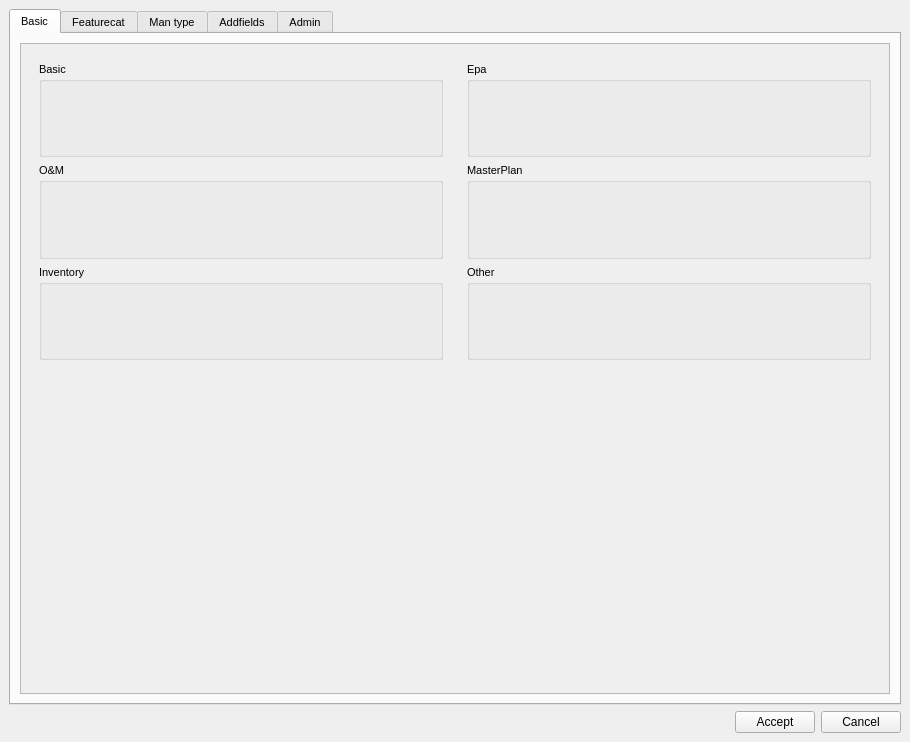
<?xml version="1.0" encoding="UTF-8"?>
<ui version="4.0">
 <class>dlg_config</class>
 <widget class="QMainWindow" name="dlg_config">
  <property name="geometry">
   <rect>
    <x>0</x>
    <y>0</y>
    <width>910</width>
    <height>742</height>
   </rect>
  </property>
  <property name="minimumSize">
   <size>
    <width>0</width>
    <height>0</height>
   </size>
  </property>
  <property name="windowTitle">
   <string>Config</string>
  </property>
  <widget class="QWidget" name="centralwidget">
   <layout class="QGridLayout" name="gridLayout">
    <item row="1" column="0">
     <layout class="QGridLayout" name="lyt_buttons">
      <property name="topMargin">
       <number>0</number>
      </property>
      <item row="0" column="0">
       <spacer name="horizontalSpacer">
        <property name="orientation">
         <enum>Qt::Horizontal</enum>
        </property>
        <property name="sizeHint" stdset="0">
         <size>
          <width>40</width>
          <height>20</height>
         </size>
        </property>
       </spacer>
      </item>
      <item row="0" column="1">
       <widget class="QPushButton" name="btn_accept">
        <property name="text">
         <string>Accept</string>
        </property>
       </widget>
      </item>
      <item row="0" column="2">
       <widget class="QPushButton" name="btn_cancel">
        <property name="text">
         <string>Cancel</string>
        </property>
       </widget>
      </item>
     </layout>
    </item>
    <item row="0" column="0">
     <widget class="QTabWidget" name="tab_main">
      <property name="enabled">
       <bool>true</bool>
      </property>
      <property name="sizePolicy">
       <sizepolicy hsizetype="Expanding" vsizetype="Expanding">
        <horstretch>0</horstretch>
        <verstretch>0</verstretch>
       </sizepolicy>
      </property>
      <property name="font">
       <font>
        <pointsize>8</pointsize>
        <weight>50</weight>
        <bold>false</bold>
       </font>
      </property>
      <property name="toolTip">
       <string/>
      </property>
      <property name="tabShape">
       <enum>QTabWidget::Rounded</enum>
      </property>
      <property name="currentIndex">
       <number>0</number>
      </property>
      <widget class="QWidget" name="tab_basic">
       <attribute name="title">
        <string>Basic</string>
       </attribute>
       <layout class="QHBoxLayout" name="horizontalLayout_6">
        <item>
         <widget class="QScrollArea" name="scrollArea_2">
          <property name="sizePolicy">
           <sizepolicy hsizetype="Preferred" vsizetype="Preferred">
            <horstretch>0</horstretch>
            <verstretch>0</verstretch>
           </sizepolicy>
          </property>
          <property name="widgetResizable">
           <bool>true</bool>
          </property>
          <widget class="QWidget" name="scrollAreaWidgetContents_2">
           <property name="geometry">
            <rect>
             <x>0</x>
             <y>0</y>
             <width>866</width>
             <height>647</height>
            </rect>
           </property>
           <layout class="QGridLayout" name="gridLayout_2">
            <item row="0" column="1">
             <widget class="QFrame" name="frame">
              <property name="frameShape">
               <enum>QFrame::NoFrame</enum>
              </property>
              <property name="frameShadow">
               <enum>QFrame::Raised</enum>
              </property>
              <layout class="QGridLayout" name="gridLayout_22">
               <item row="2" column="0">
                <widget class="QGroupBox" name="grb_other">
                 <property name="title">
                  <string>Other</string>
                 </property>
                 <layout class="QGridLayout" name="gridLayout_15">
                  <item row="0" column="0">
                   <layout class="QGridLayout" name="lyt_other"/>
                  </item>
                  <item row="1" column="0">
                   <spacer name="verticalSpacer_23">
                    <property name="orientation">
                     <enum>Qt::Vertical</enum>
                    </property>
                    <property name="sizeHint" stdset="0">
                     <size>
                      <width>20</width>
                      <height>40</height>
                     </size>
                    </property>
                   </spacer>
                  </item>
                 </layout>
                </widget>
               </item>
               <item row="1" column="0">
                <widget class="QGroupBox" name="grb_masterplan">
                 <property name="title">
                  <string>MasterPlan</string>
                 </property>
                 <layout class="QGridLayout" name="gridLayout_13">
                  <item row="0" column="0">
                   <layout class="QGridLayout" name="lyt_masterplan"/>
                  </item>
                  <item row="1" column="0">
                   <spacer name="verticalSpacer_21">
                    <property name="orientation">
                     <enum>Qt::Vertical</enum>
                    </property>
                    <property name="sizeHint" stdset="0">
                     <size>
                      <width>20</width>
                      <height>40</height>
                     </size>
                    </property>
                   </spacer>
                  </item>
                 </layout>
                </widget>
               </item>
               <item row="0" column="0">
                <widget class="QGroupBox" name="grb_edit">
                 <property name="sizePolicy">
                  <sizepolicy hsizetype="Preferred" vsizetype="Preferred">
                   <horstretch>0</horstretch>
                   <verstretch>0</verstretch>
                  </sizepolicy>
                 </property>
                 <property name="title">
                  <string>Epa</string>
                 </property>
                 <layout class="QGridLayout" name="gridLayout_11">
                  <item row="0" column="0">
                   <layout class="QGridLayout" name="lyt_epa"/>
                  </item>
                  <item row="1" column="0">
                   <spacer name="verticalSpacer_19">
                    <property name="orientation">
                     <enum>Qt::Vertical</enum>
                    </property>
                    <property name="sizeHint" stdset="0">
                     <size>
                      <width>20</width>
                      <height>40</height>
                     </size>
                    </property>
                   </spacer>
                  </item>
                 </layout>
                </widget>
               </item>
              </layout>
             </widget>
            </item>
            <item row="0" column="0">
             <widget class="QFrame" name="frame_2">
              <property name="frameShape">
               <enum>QFrame::NoFrame</enum>
              </property>
              <property name="frameShadow">
               <enum>QFrame::Raised</enum>
              </property>
              <layout class="QGridLayout" name="gridLayout_16">
               <item row="0" column="0">
                <widget class="QGroupBox" name="grb_basic">
                 <property name="title">
                  <string>Basic</string>
                 </property>
                 <layout class="QGridLayout" name="gridLayout_12">
                  <item row="0" column="0">
                   <layout class="QGridLayout" name="lyt_basic"/>
                  </item>
                  <item row="1" column="0">
                   <spacer name="verticalSpacer_18">
                    <property name="orientation">
                     <enum>Qt::Vertical</enum>
                    </property>
                    <property name="sizeHint" stdset="0">
                     <size>
                      <width>20</width>
                      <height>40</height>
                     </size>
                    </property>
                   </spacer>
                  </item>
                 </layout>
                </widget>
               </item>
               <item row="1" column="0">
                <widget class="QGroupBox" name="grb_om">
                 <property name="title">
                  <string>O&amp;&amp;M</string>
                 </property>
                 <layout class="QGridLayout" name="gridLayout_10">
                  <item row="0" column="0">
                   <layout class="QGridLayout" name="lyt_om"/>
                  </item>
                  <item row="1" column="0">
                   <spacer name="verticalSpacer_20">
                    <property name="orientation">
                     <enum>Qt::Vertical</enum>
                    </property>
                    <property name="sizeHint" stdset="0">
                     <size>
                      <width>20</width>
                      <height>40</height>
                     </size>
                    </property>
                   </spacer>
                  </item>
                 </layout>
                </widget>
               </item>
               <item row="2" column="0">
                <widget class="QGroupBox" name="grb_inventory">
                 <property name="title">
                  <string>Inventory</string>
                 </property>
                 <layout class="QGridLayout" name="gridLayout_14">
                  <item row="0" column="0">
                   <layout class="QGridLayout" name="lyt_inventory"/>
                  </item>
                  <item row="1" column="0">
                   <spacer name="verticalSpacer_22">
                    <property name="orientation">
                     <enum>Qt::Vertical</enum>
                    </property>
                    <property name="sizeHint" stdset="0">
                     <size>
                      <width>20</width>
                      <height>40</height>
                     </size>
                    </property>
                   </spacer>
                  </item>
                 </layout>
                </widget>
               </item>
              </layout>
             </widget>
            </item>
            <item row="1" column="0" colspan="2">
             <spacer name="verticalSpacer">
              <property name="orientation">
               <enum>Qt::Vertical</enum>
              </property>
              <property name="sizeHint" stdset="0">
               <size>
                <width>20</width>
                <height>40</height>
               </size>
              </property>
             </spacer>
            </item>
           </layout>
          </widget>
         </widget>
        </item>
       </layout>
      </widget>
      <widget class="QWidget" name="tab_featurecat">
       <attribute name="title">
        <string>Featurecat</string>
       </attribute>
       <layout class="QHBoxLayout" name="horizontalLayout_7">
        <item>
         <widget class="QScrollArea" name="scrollArea">
          <property name="sizePolicy">
           <sizepolicy hsizetype="Preferred" vsizetype="Preferred">
            <horstretch>0</horstretch>
            <verstretch>0</verstretch>
           </sizepolicy>
          </property>
          <property name="widgetResizable">
           <bool>true</bool>
          </property>
          <widget class="QWidget" name="scrollAreaWidgetContents">
           <property name="geometry">
            <rect>
             <x>0</x>
             <y>0</y>
             <width>866</width>
             <height>647</height>
            </rect>
           </property>
           <layout class="QGridLayout" name="gridLayout_3">
            <item row="3" column="2">
             <widget class="QFrame" name="frame_8">
              <property name="frameShape">
               <enum>QFrame::NoFrame</enum>
              </property>
              <property name="frameShadow">
               <enum>QFrame::Raised</enum>
              </property>
              <layout class="QGridLayout" name="gridLayout_4">
               <item row="1" column="0">
                <widget class="QGroupBox" name="grb_connec">
                 <property name="title">
                  <string>Connec</string>
                 </property>
                 <layout class="QGridLayout" name="gridLayout_20">
                  <item row="0" column="0">
                   <layout class="QGridLayout" name="lyt_connec"/>
                  </item>
                 </layout>
                </widget>
               </item>
               <item row="0" column="0">
                <widget class="QGroupBox" name="grb_arc">
                 <property name="title">
                  <string>Arc</string>
                 </property>
                 <layout class="QGridLayout" name="gridLayout_9">
                  <item row="0" column="0">
                   <layout class="QGridLayout" name="lyt_arc"/>
                  </item>
                 </layout>
                </widget>
               </item>
               <item row="3" column="0">
                <widget class="QGroupBox" name="grb_gully">
                 <property name="title">
                  <string>Gully</string>
                 </property>
                 <layout class="QGridLayout" name="gridLayout_17">
                  <item row="0" column="0">
                   <layout class="QGridLayout" name="lyt_gully"/>
                  </item>
                 </layout>
                </widget>
               </item>
               <item row="2" column="0">
                <widget class="QGroupBox" name="grb_utils">
                 <property name="title">
                  <string>Utils</string>
                 </property>
                 <layout class="QGridLayout" name="gridLayout_21">
                  <item row="0" column="0">
                   <layout class="QGridLayout" name="lyt_utils"/>
                  </item>
                 </layout>
                </widget>
               </item>
               <item row="4" column="0">
                <spacer name="verticalSpacer_14">
                 <property name="orientation">
                  <enum>Qt::Vertical</enum>
                 </property>
                 <property name="sizeHint" stdset="0">
                  <size>
                   <width>20</width>
                   <height>40</height>
                  </size>
                 </property>
                </spacer>
               </item>
              </layout>
             </widget>
            </item>
            <item row="3" column="1">
             <widget class="QFrame" name="frame_3">
              <property name="frameShape">
               <enum>QFrame::NoFrame</enum>
              </property>
              <property name="frameShadow">
               <enum>QFrame::Raised</enum>
              </property>
              <layout class="QGridLayout" name="gridLayout_23">
               <item row="0" column="0" rowspan="2">
                <widget class="QGroupBox" name="grb_node">
                 <property name="title">
                  <string>Node</string>
                 </property>
                 <layout class="QGridLayout" name="gridLayout_19">
                  <item row="0" column="0">
                   <layout class="QGridLayout" name="lyt_node"/>
                  </item>
                 </layout>
                </widget>
               </item>
               <item row="2" column="0">
                <spacer name="verticalSpacer_15">
                 <property name="orientation">
                  <enum>Qt::Vertical</enum>
                 </property>
                 <property name="sizeHint" stdset="0">
                  <size>
                   <width>20</width>
                   <height>40</height>
                  </size>
                 </property>
                </spacer>
               </item>
              </layout>
             </widget>
            </item>
            <item row="4" column="1" colspan="2">
             <spacer name="verticalSpacer_2">
              <property name="orientation">
               <enum>Qt::Vertical</enum>
              </property>
              <property name="sizeHint" stdset="0">
               <size>
                <width>20</width>
                <height>40</height>
               </size>
              </property>
             </spacer>
            </item>
           </layout>
          </widget>
         </widget>
        </item>
       </layout>
      </widget>
      <widget class="QWidget" name="tab_mantype">
       <attribute name="title">
        <string>Man type</string>
       </attribute>
       <layout class="QGridLayout" name="gridLayout_5">
        <item row="0" column="0">
         <widget class="QScrollArea" name="scrollArea_6">
          <property name="widgetResizable">
           <bool>true</bool>
          </property>
          <widget class="QWidget" name="scrollAreaWidgetContents_6">
           <property name="geometry">
            <rect>
             <x>0</x>
             <y>0</y>
             <width>866</width>
             <height>647</height>
            </rect>
           </property>
           <layout class="QGridLayout" name="gridLayout_36">
            <item row="0" column="0">
             <widget class="QFrame" name="frame_4">
              <property name="frameShape">
               <enum>QFrame::NoFrame</enum>
              </property>
              <property name="frameShadow">
               <enum>QFrame::Raised</enum>
              </property>
              <layout class="QGridLayout" name="gridLayout_28">
               <item row="1" column="0">
                <widget class="QGroupBox" name="grb_location_type">
                 <property name="title">
                  <string>Location type</string>
                 </property>
                 <layout class="QGridLayout" name="gridLayout_25">
                  <item row="0" column="0">
                   <layout class="QGridLayout" name="lyt_location_type"/>
                  </item>
                  <item row="1" column="0">
                   <spacer name="verticalSpacer_12">
                    <property name="orientation">
                     <enum>Qt::Vertical</enum>
                    </property>
                    <property name="sizeHint" stdset="0">
                     <size>
                      <width>20</width>
                      <height>40</height>
                     </size>
                    </property>
                   </spacer>
                  </item>
                 </layout>
                </widget>
               </item>
               <item row="0" column="0">
                <widget class="QGroupBox" name="grb_fluid_type">
                 <property name="title">
                  <string>Fluid type</string>
                 </property>
                 <layout class="QGridLayout" name="gridLayout_24">
                  <item row="0" column="0">
                   <layout class="QGridLayout" name="lyt_fluid_type"/>
                  </item>
                  <item row="1" column="0">
                   <spacer name="verticalSpacer_10">
                    <property name="orientation">
                     <enum>Qt::Vertical</enum>
                    </property>
                    <property name="sizeHint" stdset="0">
                     <size>
                      <width>20</width>
                      <height>40</height>
                     </size>
                    </property>
                   </spacer>
                  </item>
                 </layout>
                </widget>
               </item>
              </layout>
             </widget>
            </item>
            <item row="0" column="1">
             <widget class="QFrame" name="frame_5">
              <property name="frameShape">
               <enum>QFrame::NoFrame</enum>
              </property>
              <property name="frameShadow">
               <enum>QFrame::Raised</enum>
              </property>
              <layout class="QGridLayout" name="gridLayout_33">
               <item row="1" column="0">
                <widget class="QGroupBox" name="grb_function_type">
                 <property name="title">
                  <string>Function type</string>
                 </property>
                 <layout class="QGridLayout" name="gridLayout_26">
                  <item row="0" column="0">
                   <layout class="QGridLayout" name="lyt_function_type"/>
                  </item>
                  <item row="1" column="0">
                   <spacer name="verticalSpacer_13">
                    <property name="orientation">
                     <enum>Qt::Vertical</enum>
                    </property>
                    <property name="sizeHint" stdset="0">
                     <size>
                      <width>20</width>
                      <height>40</height>
                     </size>
                    </property>
                   </spacer>
                  </item>
                 </layout>
                </widget>
               </item>
               <item row="0" column="0">
                <widget class="QGroupBox" name="grb_category_type">
                 <property name="title">
                  <string>Category type</string>
                 </property>
                 <layout class="QGridLayout" name="gridLayout_27">
                  <item row="0" column="0">
                   <layout class="QGridLayout" name="lyt_category_type"/>
                  </item>
                  <item row="1" column="0">
                   <spacer name="verticalSpacer_11">
                    <property name="orientation">
                     <enum>Qt::Vertical</enum>
                    </property>
                    <property name="sizeHint" stdset="0">
                     <size>
                      <width>20</width>
                      <height>40</height>
                     </size>
                    </property>
                   </spacer>
                  </item>
                 </layout>
                </widget>
               </item>
              </layout>
             </widget>
            </item>
            <item row="1" column="0" colspan="2">
             <spacer name="verticalSpacer_3">
              <property name="orientation">
               <enum>Qt::Vertical</enum>
              </property>
              <property name="sizeHint" stdset="0">
               <size>
                <width>20</width>
                <height>40</height>
               </size>
              </property>
             </spacer>
            </item>
           </layout>
          </widget>
         </widget>
        </item>
       </layout>
      </widget>
      <widget class="QWidget" name="tab_addfields">
       <attribute name="title">
        <string>Addfields</string>
       </attribute>
       <layout class="QGridLayout" name="gridLayout_6">
        <item row="0" column="0">
         <widget class="QScrollArea" name="scrollArea_4">
          <property name="sizePolicy">
           <sizepolicy hsizetype="Preferred" vsizetype="Preferred">
            <horstretch>0</horstretch>
            <verstretch>0</verstretch>
           </sizepolicy>
          </property>
          <property name="widgetResizable">
           <bool>true</bool>
          </property>
          <widget class="QWidget" name="scrollAreaWidgetContents_4">
           <property name="geometry">
            <rect>
             <x>0</x>
             <y>0</y>
             <width>866</width>
             <height>647</height>
            </rect>
           </property>
           <layout class="QGridLayout" name="gridLayout_7">
            <item row="0" column="0">
             <widget class="QGroupBox" name="grb_addfields">
              <property name="title">
               <string>Addfields</string>
              </property>
              <layout class="QGridLayout" name="gridLayout_18">
               <item row="0" column="0">
                <layout class="QGridLayout" name="lyt_addfields"/>
               </item>
              </layout>
             </widget>
            </item>
            <item row="1" column="0">
             <spacer name="verticalSpacer_4">
              <property name="orientation">
               <enum>Qt::Vertical</enum>
              </property>
              <property name="sizeHint" stdset="0">
               <size>
                <width>20</width>
                <height>40</height>
               </size>
              </property>
             </spacer>
            </item>
           </layout>
          </widget>
         </widget>
        </item>
       </layout>
      </widget>
      <widget class="QWidget" name="tab_admin">
       <attribute name="title">
        <string>Admin</string>
       </attribute>
       <layout class="QHBoxLayout" name="horizontalLayout_8">
        <item>
         <widget class="QScrollArea" name="scrollArea_5">
          <property name="sizePolicy">
           <sizepolicy hsizetype="Preferred" vsizetype="Preferred">
            <horstretch>0</horstretch>
            <verstretch>0</verstretch>
           </sizepolicy>
          </property>
          <property name="widgetResizable">
           <bool>true</bool>
          </property>
          <widget class="QWidget" name="scrollAreaWidgetContents_5">
           <property name="geometry">
            <rect>
             <x>0</x>
             <y>0</y>
             <width>866</width>
             <height>647</height>
            </rect>
           </property>
           <layout class="QGridLayout" name="gridLayout_8">
            <item row="1" column="1" colspan="2">
             <spacer name="verticalSpacer_9">
              <property name="orientation">
               <enum>Qt::Vertical</enum>
              </property>
              <property name="sizeHint" stdset="0">
               <size>
                <width>20</width>
                <height>40</height>
               </size>
              </property>
             </spacer>
            </item>
            <item row="0" column="1">
             <widget class="QFrame" name="frame_6">
              <property name="frameShape">
               <enum>QFrame::NoFrame</enum>
              </property>
              <property name="frameShadow">
               <enum>QFrame::Raised</enum>
              </property>
              <layout class="QGridLayout" name="gridLayout_34">
               <item row="0" column="0">
                <widget class="QGroupBox" name="grb_topology">
                 <property name="title">
                  <string>Topology</string>
                 </property>
                 <layout class="QGridLayout" name="gridLayout_29">
                  <item row="0" column="0">
                   <layout class="QGridLayout" name="lyt_topology"/>
                  </item>
                  <item row="1" column="0">
                   <spacer name="verticalSpacer_5">
                    <property name="orientation">
                     <enum>Qt::Vertical</enum>
                    </property>
                    <property name="sizeHint" stdset="0">
                     <size>
                      <width>20</width>
                      <height>40</height>
                     </size>
                    </property>
                   </spacer>
                  </item>
                 </layout>
                </widget>
               </item>
               <item row="1" column="0">
                <widget class="QGroupBox" name="grb_admin_other">
                 <property name="title">
                  <string>Other</string>
                 </property>
                 <layout class="QGridLayout" name="gridLayout_32">
                  <item row="0" column="0">
                   <layout class="QGridLayout" name="lyt_admin_other"/>
                  </item>
                  <item row="1" column="0">
                   <spacer name="verticalSpacer_7">
                    <property name="orientation">
                     <enum>Qt::Vertical</enum>
                    </property>
                    <property name="sizeHint" stdset="0">
                     <size>
                      <width>20</width>
                      <height>40</height>
                     </size>
                    </property>
                   </spacer>
                  </item>
                 </layout>
                </widget>
               </item>
              </layout>
             </widget>
            </item>
            <item row="0" column="2">
             <widget class="QFrame" name="frame_7">
              <property name="frameShape">
               <enum>QFrame::NoFrame</enum>
              </property>
              <property name="frameShadow">
               <enum>QFrame::Raised</enum>
              </property>
              <layout class="QGridLayout" name="gridLayout_35">
               <item row="0" column="0">
                <widget class="QGroupBox" name="grb_admin_om">
                 <property name="title">
                  <string>O&amp;&amp;M</string>
                 </property>
                 <layout class="QGridLayout" name="gridLayout_30">
                  <item row="0" column="0">
                   <layout class="QGridLayout" name="lyt_admin_om"/>
                  </item>
                  <item row="1" column="0">
                   <spacer name="verticalSpacer_6">
                    <property name="orientation">
                     <enum>Qt::Vertical</enum>
                    </property>
                    <property name="sizeHint" stdset="0">
                     <size>
                      <width>20</width>
                      <height>40</height>
                     </size>
                    </property>
                   </spacer>
                  </item>
                 </layout>
                </widget>
               </item>
               <item row="1" column="0">
                <widget class="QGroupBox" name="grb_system">
                 <property name="title">
                  <string>System</string>
                 </property>
                 <layout class="QGridLayout" name="gridLayout_31">
                  <item row="0" column="0">
                   <layout class="QGridLayout" name="lyt_system"/>
                  </item>
                  <item row="1" column="0">
                   <spacer name="verticalSpacer_8">
                    <property name="orientation">
                     <enum>Qt::Vertical</enum>
                    </property>
                    <property name="sizeHint" stdset="0">
                     <size>
                      <width>20</width>
                      <height>40</height>
                     </size>
                    </property>
                   </spacer>
                  </item>
                 </layout>
                </widget>
               </item>
              </layout>
             </widget>
            </item>
           </layout>
          </widget>
         </widget>
        </item>
       </layout>
      </widget>
     </widget>
    </item>
   </layout>
  </widget>
 </widget>
 <tabstops>
  <tabstop>tab_main</tabstop>
  <tabstop>scrollArea_2</tabstop>
  <tabstop>scrollArea</tabstop>
  <tabstop>scrollArea_6</tabstop>
  <tabstop>scrollArea_4</tabstop>
  <tabstop>scrollArea_5</tabstop>
  <tabstop>btn_accept</tabstop>
  <tabstop>btn_cancel</tabstop>
 </tabstops>
 <resources/>
 <connections/>
</ui>
